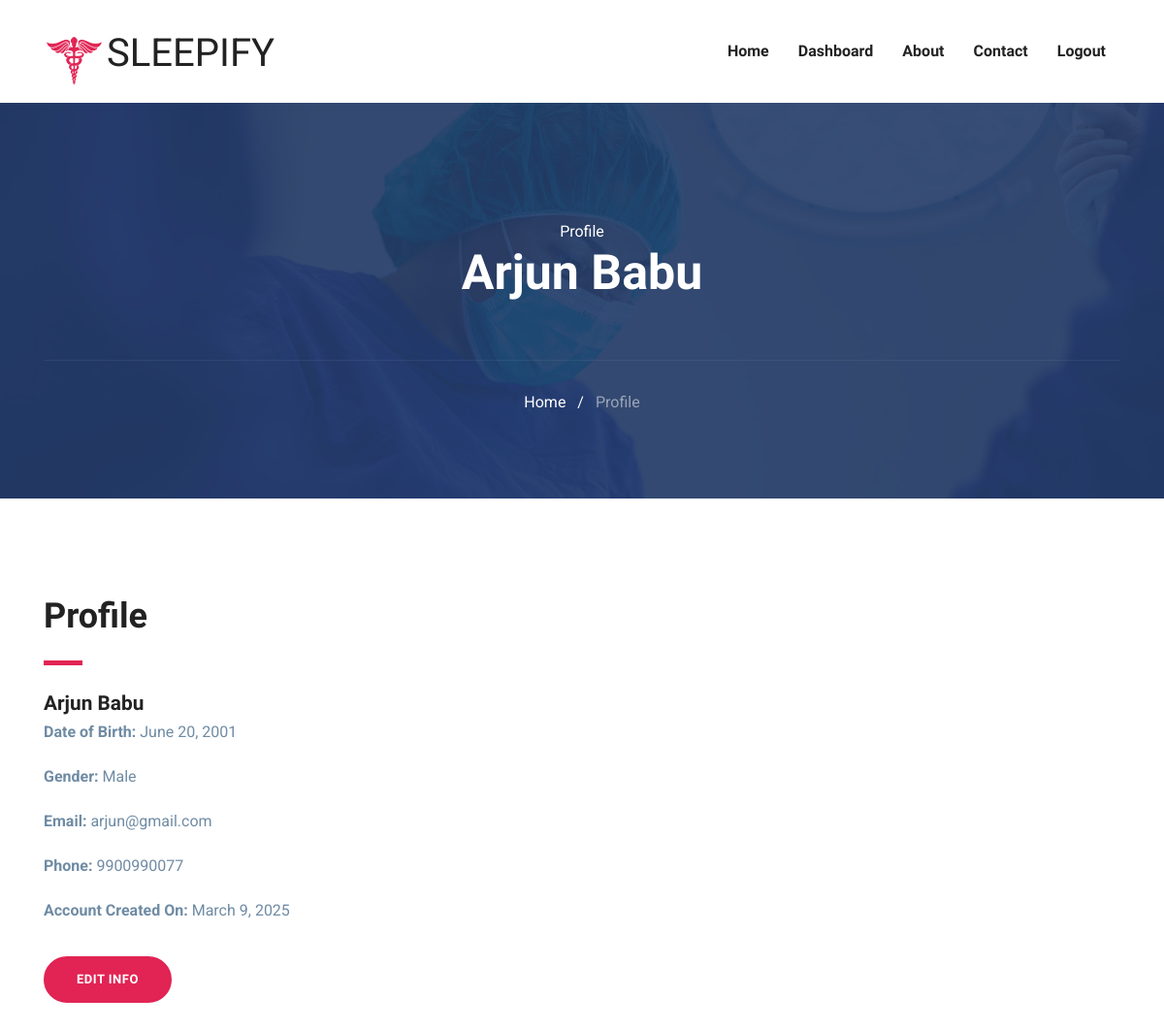
Page /patient/patientProfile/ (signed in) on the committed database.
### users/models.py (models this page shows, shortened)
class Patient(models.Model):
    fname = models.CharField(max_length=150)
    lname = models.CharField(max_length=150)
    dob = models.DateField(default='2001-01-01')
    gender_choices = (("Male","Male"),("Female","Female"))
    gender = models.CharField(max_length=20,default=None,null=True,blank=True,choices=gender_choices)
    email = models.EmailField( max_length=150,unique=True)
    phone = models.CharField(max_length=15,null=True,blank=True)
    password = models.CharField(max_length=150)
    created_on = models.DateField(auto_now_add=True)

### patient/views.py (the view)
# urls.py: path('patientProfile/',views.patientProfile,name="patientProfile"),
@patient_login_required()
def patientProfile(request):
    patient = Patient.objects.get(id=request.session['patient_id'])
    return render(request, 'patient/profile.html', {'patient': patient})

### templates/patient/profile.html (shortened to what this page needs)
{% extends "../base.html" %}
{% load static %}
{% block body %}
{% include "patient/nav.html" %}
<section class="page-title bg-1">
    <div class="container">
      <div class="row">
        <div class="col-md-12">
          <div class="block text-center">
            <span class="text-white">Profile</span>
            <h1 class="text-capitalize mb-5 text-lg">{{patient.fname}} {{patient.lname}}</h1>
            <ul class="list-inline breadcumb-nav">
                <li class="list-inline-item"><a href="{% url 'patientHome' %}" class="text-white">Home</a></li>
                <li class="list-inline-item"><span class="text-white">/</span></li>
                <li class="list-inline-item"><a href="#" class="text-white-50">Profile</a></li>
              </ul>
          </div>
        </div>
      </div>
    </div>
  </section>
  <section class="section patient-single">
    <div class="container">
        <div class="row">
            <div class="col-lg-8 col-md-6">
              <div class="patient-details mt-4 mt-lg-0">
                  <h2 class="text-md">Profile</h2>
                  <div class="divider my-4"></div>
                  <h4 class="mb-0">{{ patient.fname }} {{ patient.lname }}</h4>
                  <p><strong>Date of Birth:</strong> {{ patient.dob }}</p>
                  <p><strong>Gender:</strong> {{ patient.gender }}</p>
                  <p><strong>Email:</strong> {{ patient.email }}</p>
                  <p><strong>Phone:</strong> {{ patient.phone|default:"Not Provided" }}</p>
                  <p><strong>Account Created On:</strong> {{ patient.created_on }}</p>
              </div>
              <a href="{% url 'patientProfileEdit' %}" class="btn btn-main-2 btn-round-full mt-3">
                  Edit Info
              </a>
          </div>
        </div>
    </div>
</section>
{% endblock body %}

### static/css/style.css (style rules this page uses)
html { overflow-x: hidden; }
body { line-height: 1.6; font-family: "Roboto", sans-serif; -webkit-font-smoothing: antialiased; font-size: 16px; color: #6F8BA4; font-weight: 400; }
h1, .h1, h2, .h2, h3, .h3, h4, .h4, h5, .h5, h6, .h6 { font-family: "Exo", sans-serif; font-weight: 700; color: #222; }
h1, .h1 { font-size: 2.5rem; }
h2, .h2 { font-size: 44px; }
h4, .h4 { font-size: 1.3rem; line-height: 30px; }
p { line-height: 30px; }
.btn { display: inline-block; font-size: 14px; font-size: 0.8125rem; font-weight: 700; letter-spacing: .5px; padding: .75rem 2rem; font-family: "Exo", sans-serif; text-transform: uppercase; border-radius: 5px; border: 2px solid transparent; transition: all .35s ease; }
.btn-main-2 { background: #e12454; color: #fff; border-color: #e12454; }
.btn-round-full { border-radius: 50px; }
.section { padding: 100px 0; }
.text-md { font-size: 2.25rem; }
.text-lg { font-size: 3.75rem; }
a { color: #222; text-decoration: none; transition: all .35s ease; }
.page-title { padding: 120px 0px 70px 0px; position: relative; }
.page-title .block h1 { color: #fff; }
.page-title .breadcumb-nav { margin-top: 60px; padding-top: 30px; border-top: 1px solid rgba(255, 255, 255, 0.06); }
.text-lg { font-size: 50px; }
.bg-1 { background: url("../images/22.jpg") no-repeat 50% 50%; background-size: cover; position: relative; }
.divider { width: 40px; height: 5px; background: #e12454; }

### rows in the picture
Patient: fname "Arjun", lname "Babu", dob "June 20, 2001", gender "Male", email "arjun@gmail.com", phone "9900990077", created_on "March 9, 2025"
